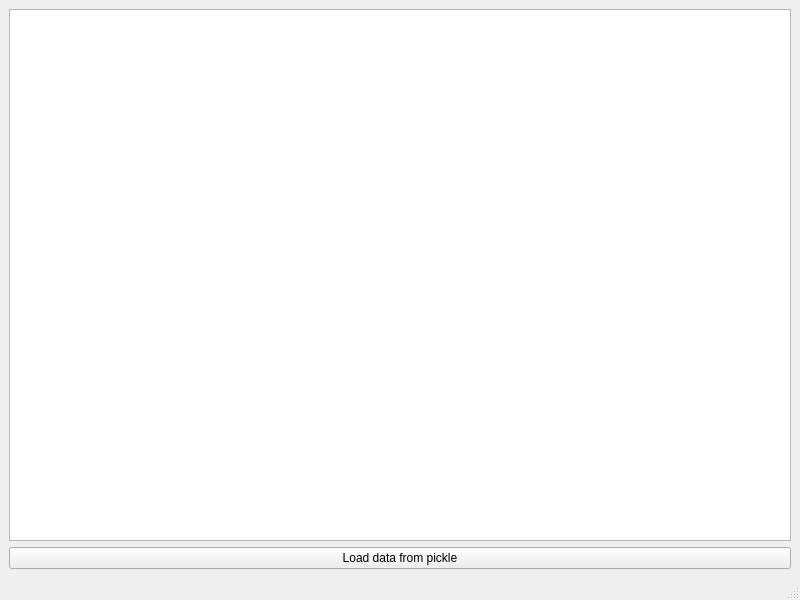
<?xml version="1.0" encoding="UTF-8"?>
<ui version="4.0">
 <class>MainWindow</class>
 <widget class="QMainWindow" name="MainWindow">
  <property name="geometry">
   <rect>
    <x>0</x>
    <y>0</y>
    <width>800</width>
    <height>600</height>
   </rect>
  </property>
  <property name="windowTitle">
   <string>MainWindow</string>
  </property>
  <widget class="QWidget" name="centralwidget">
   <layout class="QGridLayout" name="gridLayout">
    <item row="0" column="0">
     <widget class="QTableWidget" name="loaded_data_table">
      <property name="editTriggers">
       <set>QAbstractItemView::NoEditTriggers</set>
      </property>
      <property name="wordWrap">
       <bool>false</bool>
      </property>
     </widget>
    </item>
    <item row="1" column="0">
     <widget class="QPushButton" name="pickle_load_data_button">
      <property name="text">
       <string>Load data from pickle</string>
      </property>
     </widget>
    </item>
   </layout>
  </widget>
  <widget class="QMenuBar" name="menubar">
   <property name="geometry">
    <rect>
     <x>0</x>
     <y>0</y>
     <width>800</width>
     <height>21</height>
    </rect>
   </property>
  </widget>
  <widget class="QStatusBar" name="statusbar"/>
  <action name="actionload_data">
   <property name="text">
    <string>load data</string>
   </property>
  </action>
 </widget>
 <resources/>
 <connections/>
</ui>
